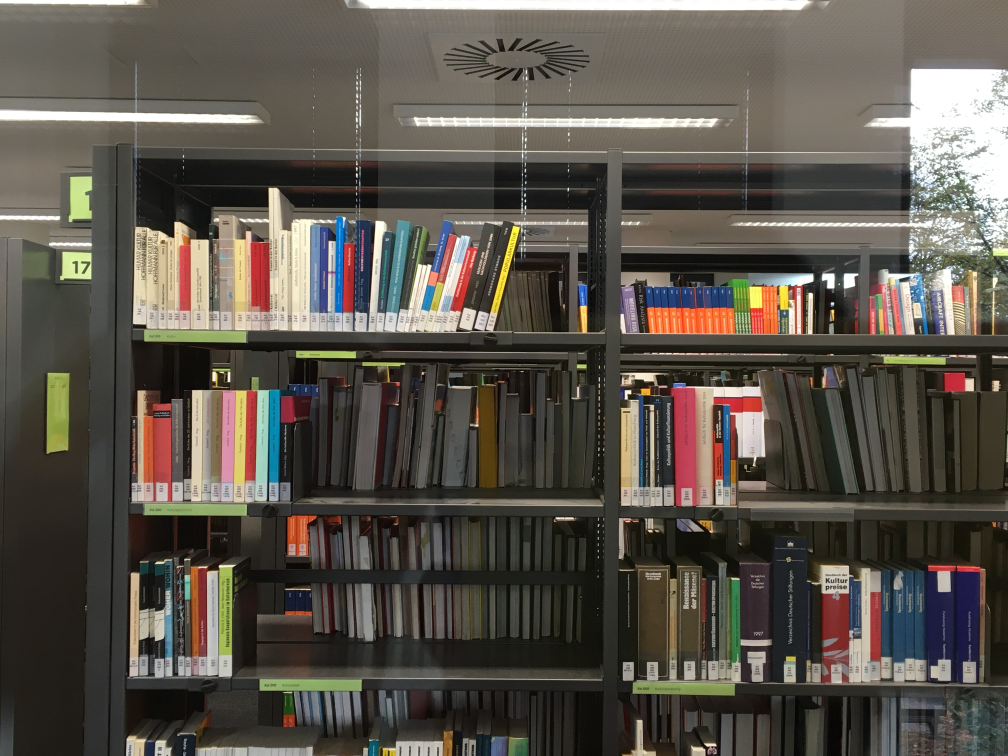
#> input picture images/IMG_6381.JPG, 4032 x 3024 px (shown at 1/4 size)
$ python -i contour_detection.py   (imports and definitions only)
#> lines starting #> are read from the running program, lines starting #| are printed output that depends on the picture; after the words box and inside, x2 and y2 are one past the last pixel; in counts of white or black regions, pixels touching at a corner belong together
#> further down, picture is the input picture: shape (3024, 4032, 3); mean B, G, R 75.4, 83.8, 89.5
from __future__ import print_function
import cv2 as cv
import numpy as np
import argparse
import random as rng
# [1 line not run here, left out]

from python import flask_server
# [1 line not run here, left out]


# [86 lines left out: functions moment_thresh_callback, boxes_thresh_callback, thresh_callback, not called in this run]


def find_contours(frame_input):
    # image to gray
    frame_gray = cv.cvtColor(frame_input, cv.COLOR_BGR2GRAY)
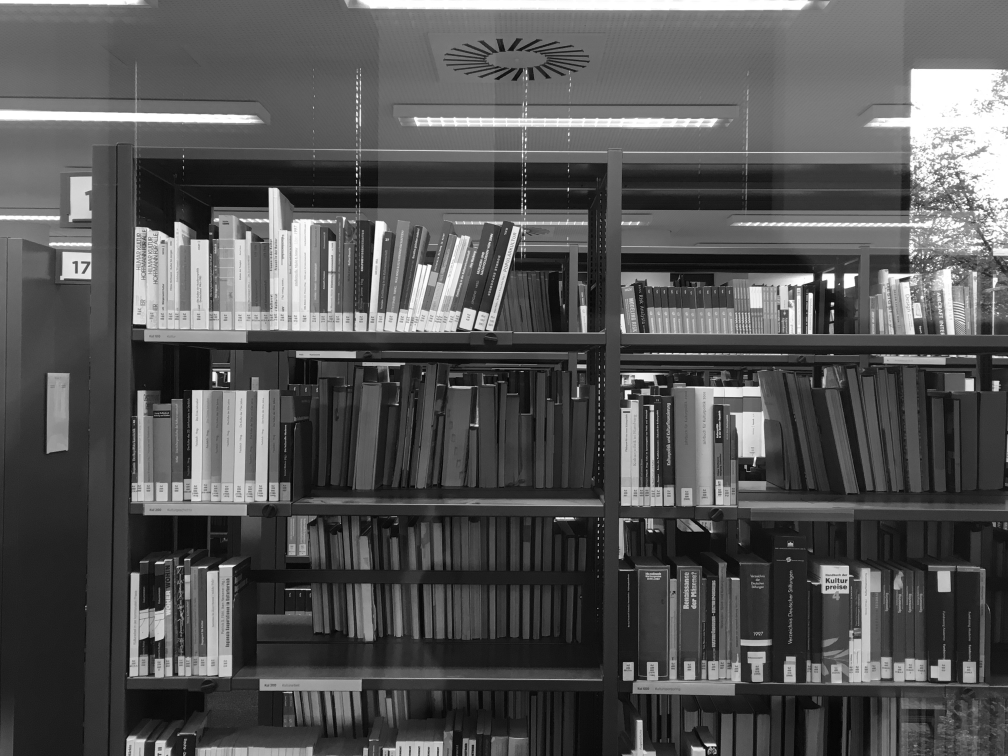
#> frame_gray: shape (3024, 4032) (shown at 1/4 size); min 0, max 255, mean 84.5
    frame_gray = cv.blur(frame_gray, (5, 5))

    # threshold the gray image
    ret, thresh = cv.threshold(frame_gray, 127, 255, 0)
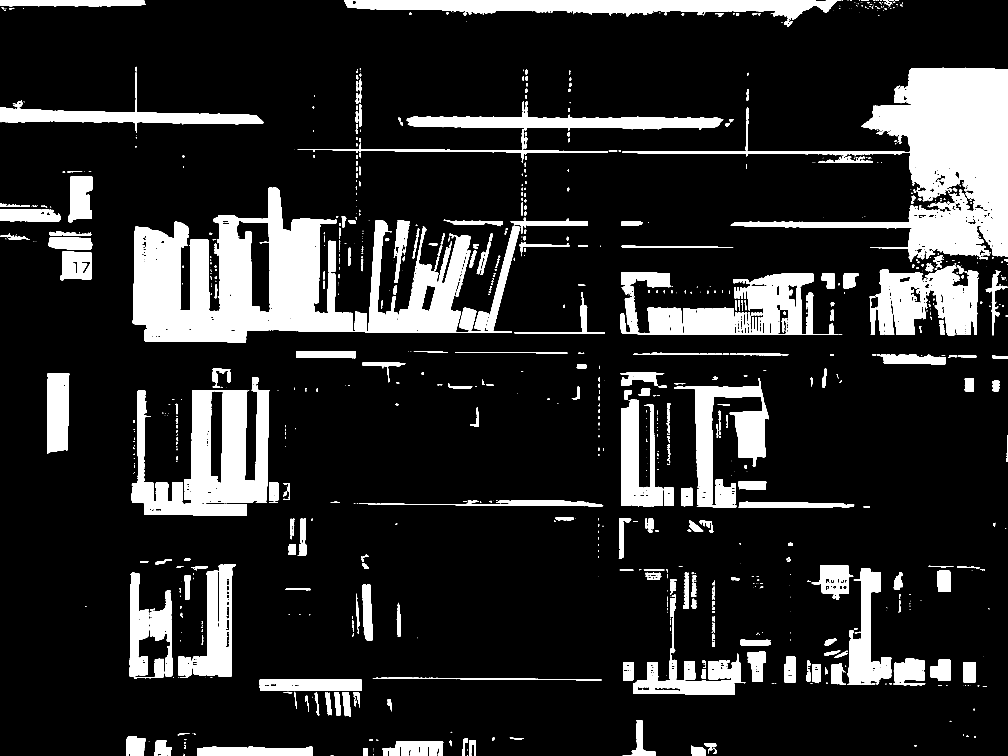
#> thresh: shape (3024, 4032) (shown at 1/4 size); 15.7% white; 1048 white regions (440 under 20 px)

    # get contours from image
    contours, hierarchy = cv.findContours(thresh, cv.RETR_TREE, cv.CHAIN_APPROX_SIMPLE)
#> contours = 1659 contours, 825 with area under 20; largest, box (x1, y1, x2, y2) and area: (531, 751, 2081, 1370) 426112, (2490, 271, 4032, 1046) 312344, (737, 1510, 1078, 2013) 124104, (2481, 1090, 3354, 1340) 100760, (1376, 0, 3350, 78) 86428

    # convert to binary
    drawing = np.zeros((thresh.shape[0], thresh.shape[1], 3), dtype=np.uint8)

    # display contours
    for i in range(len(contours)):
        color = (rng.randint(0, 256), rng.randint(0, 256), rng.randint(0, 256))
        cv.drawContours(drawing, contours, i, color, 2, cv.LINE_8, hierarchy, 0)
        cv.drawContours(frame_input, contours, i, color, 2, cv.LINE_8, hierarchy, 0)
#> this loop made 1659 passes
#> color on passes 1 to 3: (197, 215, 20), (132, 248, 207), (155, 244, 183)
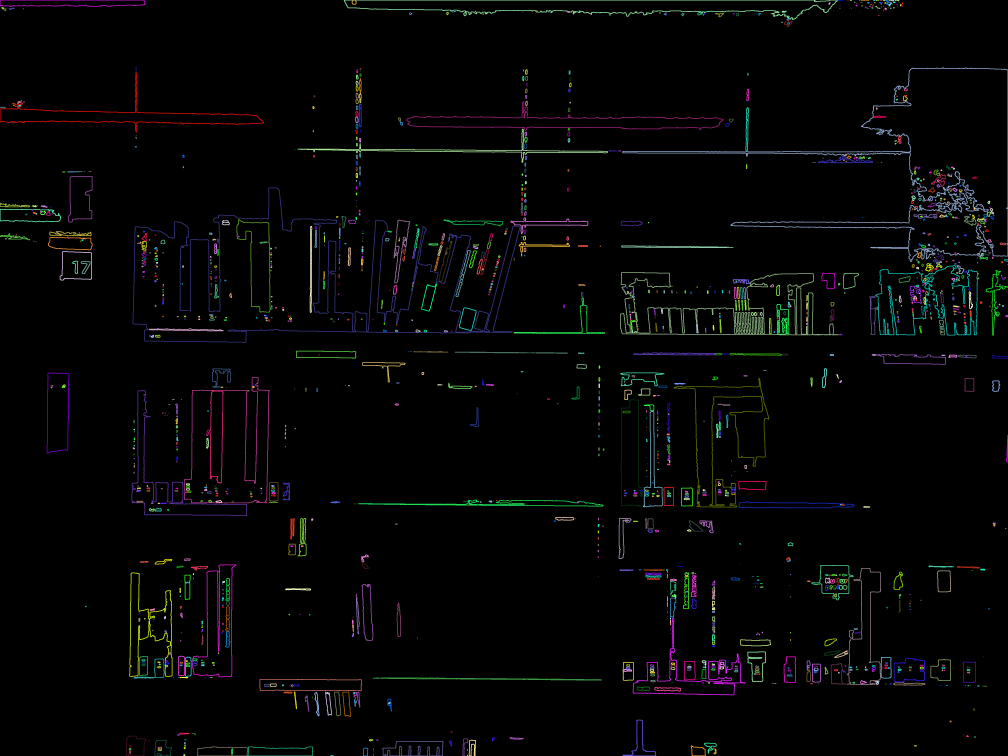
#> drawing: shape (3024, 4032, 3) (shown at 1/4 size); mean B, G, R 5, 4.9, 4.7
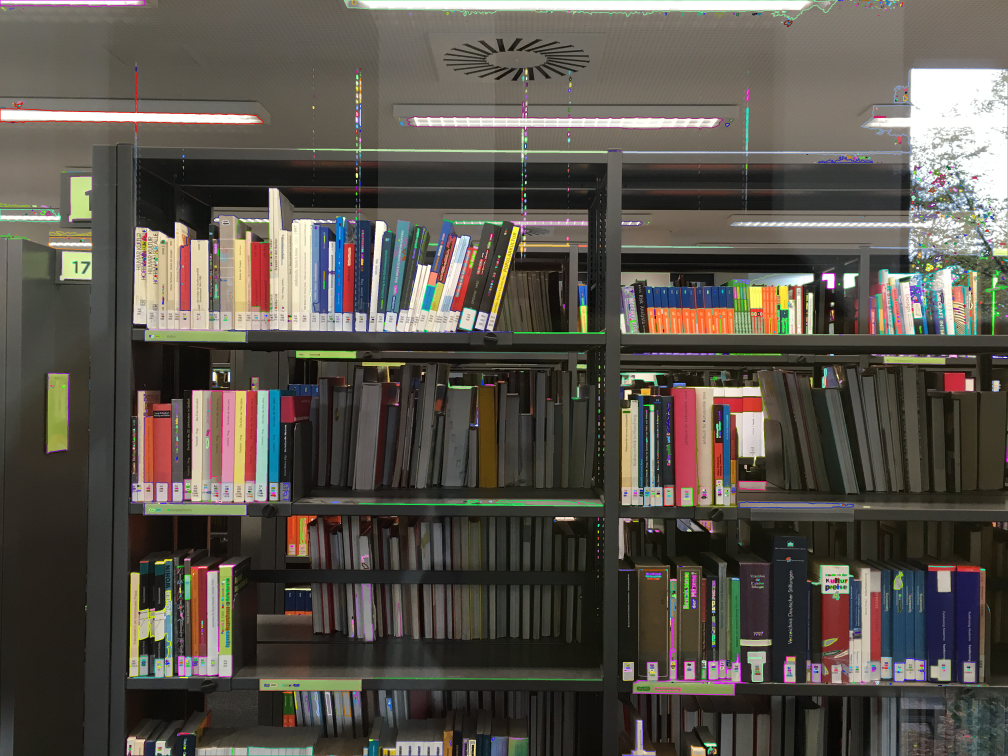
#> frame_input: shape (3024, 4032, 3) (shown at 1/4 size); mean B, G, R 75.8, 83.4, 88.6

    # show image
    cv.imshow('Video Test', drawing)
    cv.imshow('threshold Image', frame_input)

    # print metadata
    print(len(contours))
#| 1659


# [27 lines left out: function find_contours_canny, not called in this run]


def get_contour_count():
    # return str(contour_count)
    return contour_count

def set_contour_count(value):
    global contour_count
    contour_count = value


# Data
contour_count = 0

# VIDEO Processing
# [19 lines left out: function start_video, not called in this run]

# [1 line not run here, left out]

>>> import cv2
>>> picture = cv2.imread('../images/IMG_6381.JPG')
>>> result = find_contours(picture)
#> result = None

$ run again, on images/IMG_8183.JPG
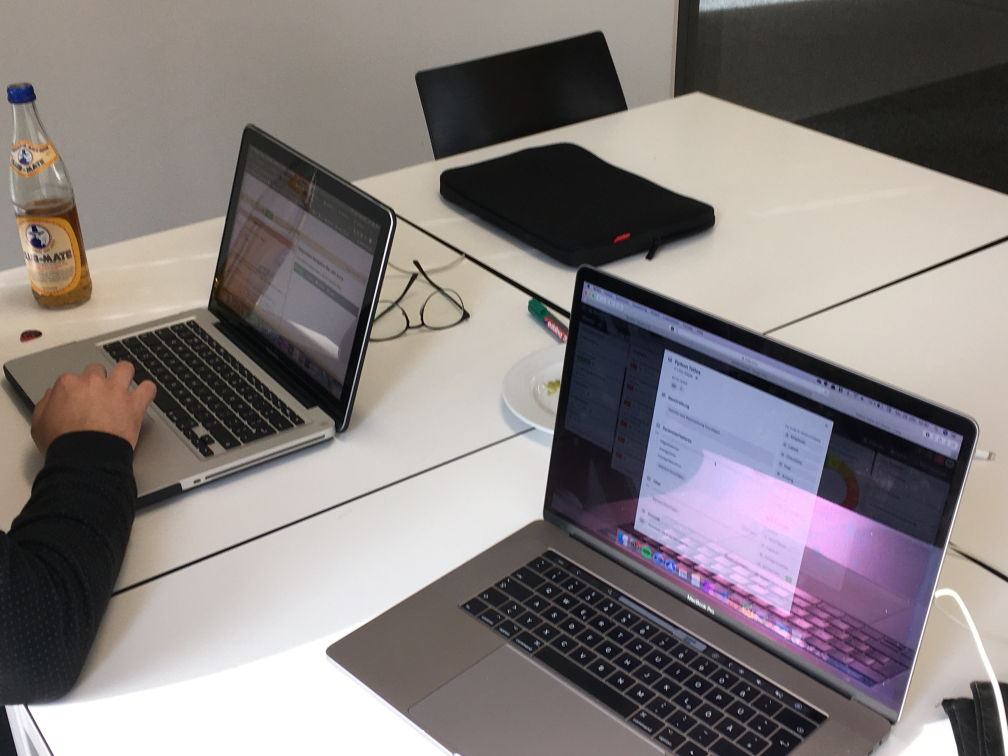
#> input picture images/IMG_8183.JPG, 4032 x 3024 px (shown at 1/4 size)
#> picture is the input picture: shape (3024, 4032, 3); mean B, G, R 125.5, 125.6, 132.6
#> in find_contours, `ret, thresh = cv.threshold(frame_gray, 127, 255, 0)`:
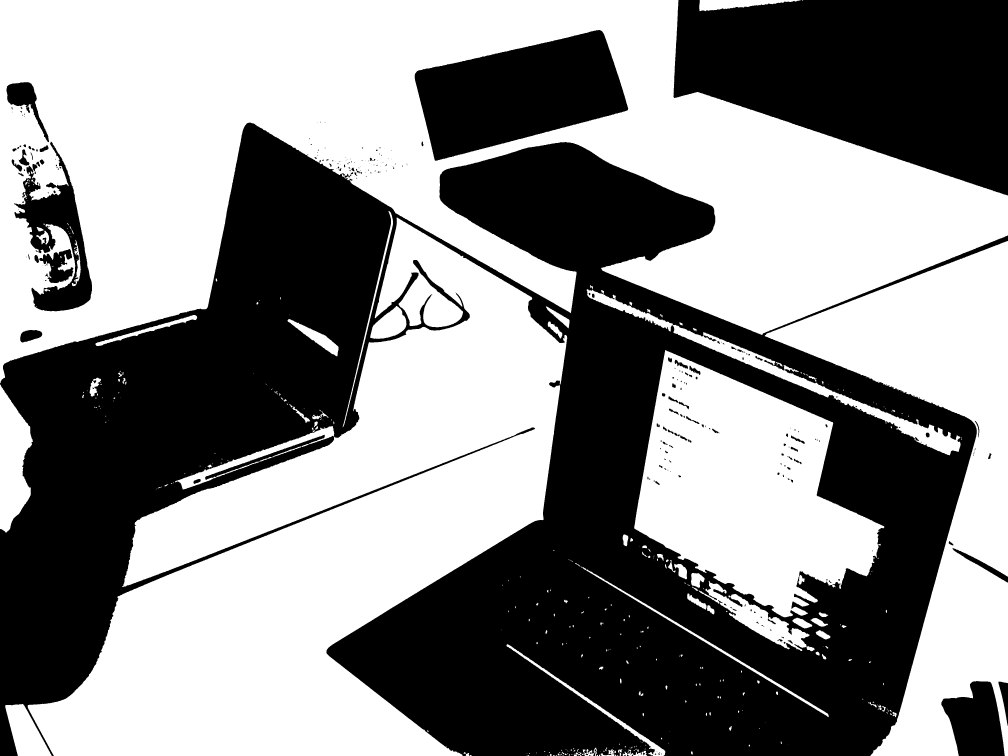
#> thresh: shape (3024, 4032) (shown at 1/4 size); 54.1% white; 295 black regions (146 under 20 px)
#> contours = 674 contours, 350 with area under 20; largest, box (x1, y1, x2, y2) and area: (0, 0, 4032, 1533) 3293548, (111, 870, 2269, 3024) 2086663, (3059, 964, 4032, 3024) 717048, (2537, 1400, 3538, 2469) 614314, (1658, 119, 2514, 644) 279424
#> the loop in find_contours, `for i in range(len(contours)):` made 674 passes
#> color on passes 1 to 3: (197, 215, 20), (132, 248, 207), (155, 244, 183)
#> after the loop in find_contours, `for i in range(len(contours)):`:
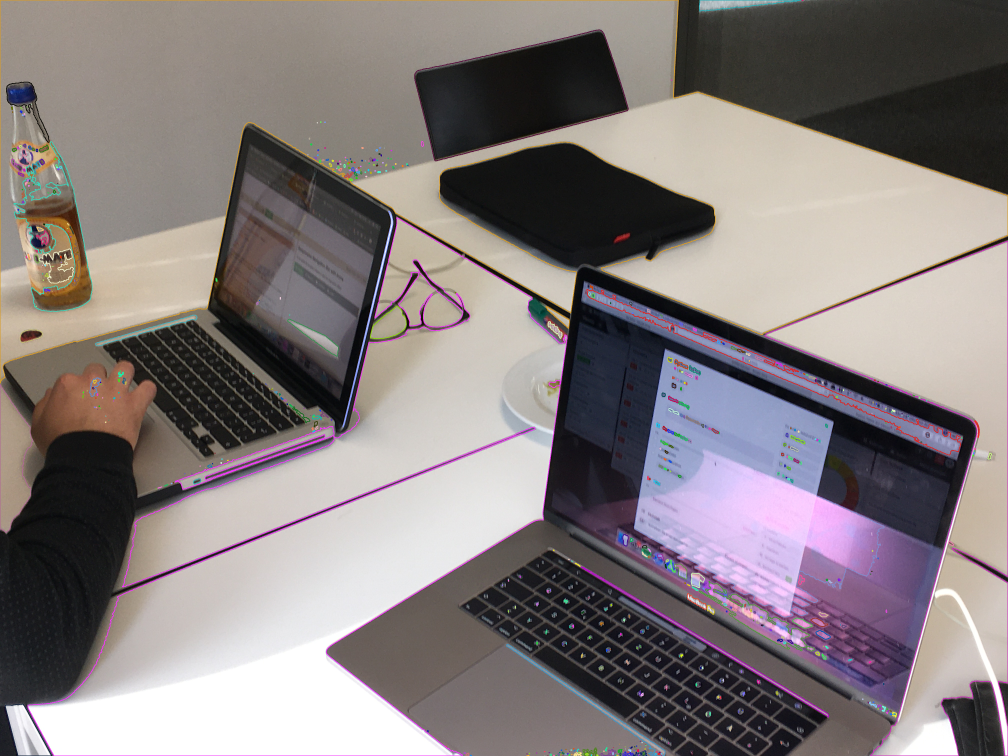
#> frame_input: shape (3024, 4032, 3) (shown at 1/4 size); mean B, G, R 125.7, 125, 133.1
#| 674
#> result = None

$ run again, on images/lufter.JPG
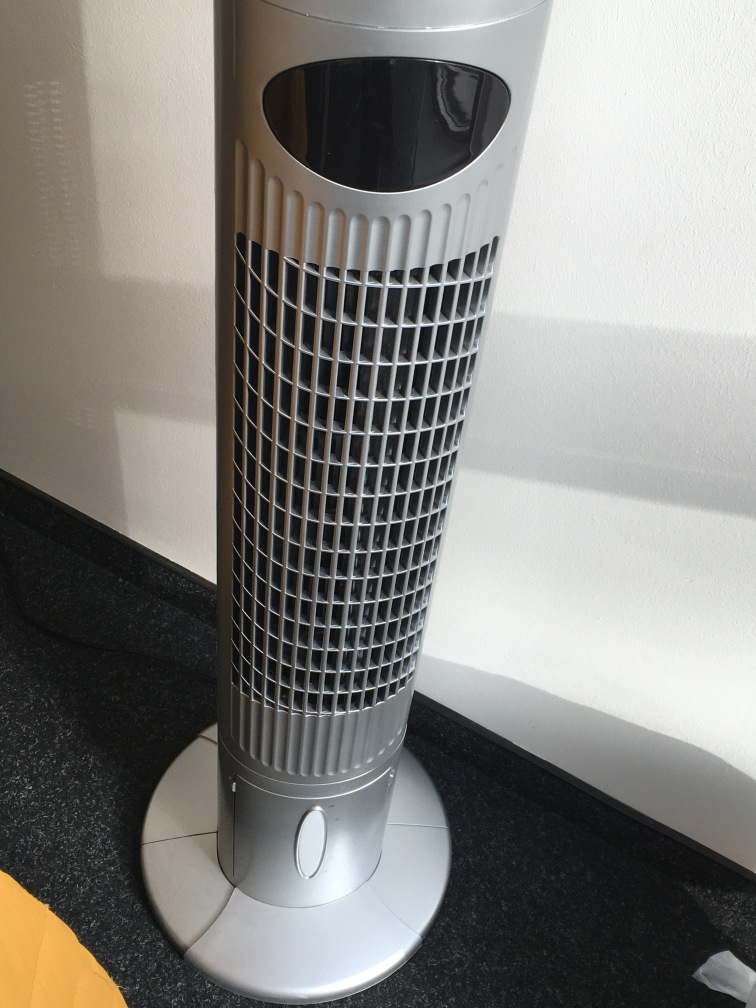
#> input picture images/lufter.JPG, 3024 x 4032 px (shown at 1/4 size)
#> picture is the input picture: shape (4032, 3024, 3); mean B, G, R 126.8, 130.7, 132.1
#> in find_contours, `ret, thresh = cv.threshold(frame_gray, 127, 255, 0)`:
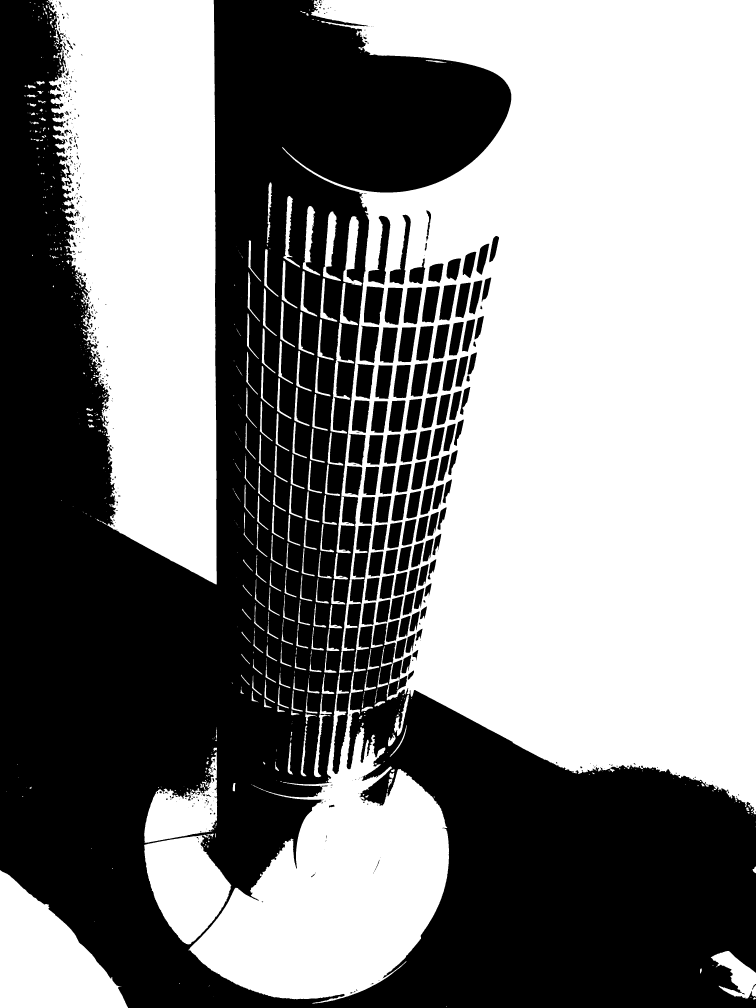
#> thresh: shape (4032, 3024) (shown at 1/4 size); 51.9% white; 535 black regions (271 under 20 px)
#> contours = 1189 contours, 631 with area under 20; largest, box (x1, y1, x2, y2) and area: (1128, 0, 3024, 3258) 4469862, (192, 0, 867, 2338) 1176848, (754, 2689, 1796, 4015) 617116, (0, 3481, 512, 4032) 162901, (576, 3335, 925, 3778) 97120
#> the loop in find_contours, `for i in range(len(contours)):` made 1189 passes
#> color on passes 1 to 3: (197, 215, 20), (132, 248, 207), (155, 244, 183)
#> after the loop in find_contours, `for i in range(len(contours)):`:
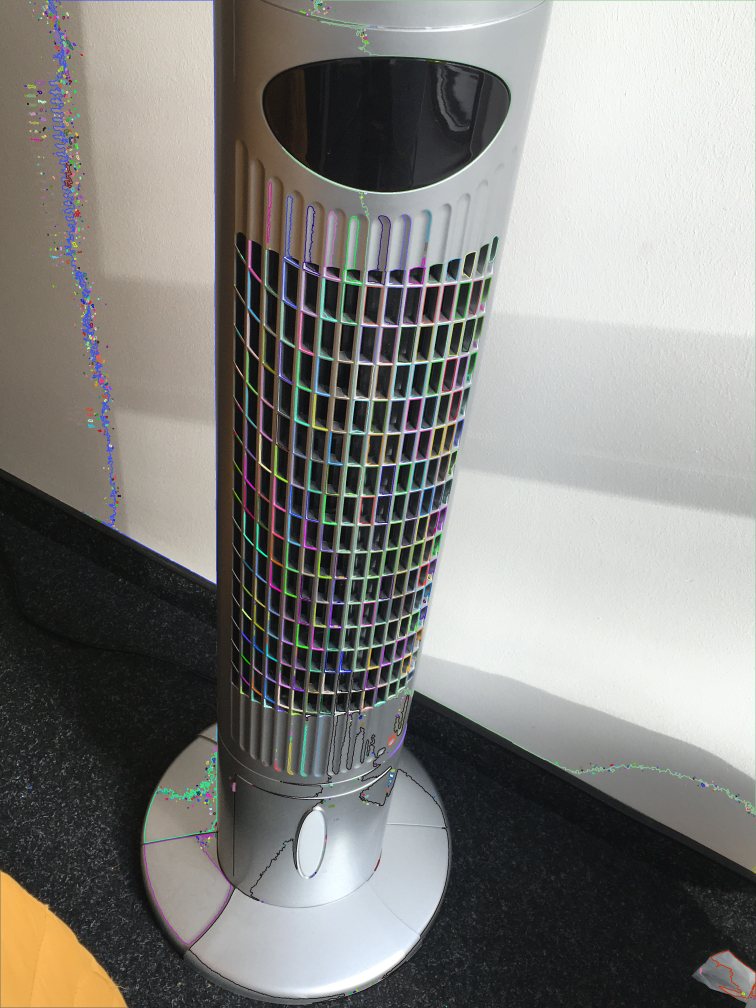
#> frame_input: shape (4032, 3024, 3) (shown at 1/4 size); mean B, G, R 126.8, 130.3, 131.2
#| 1189
#> result = None
